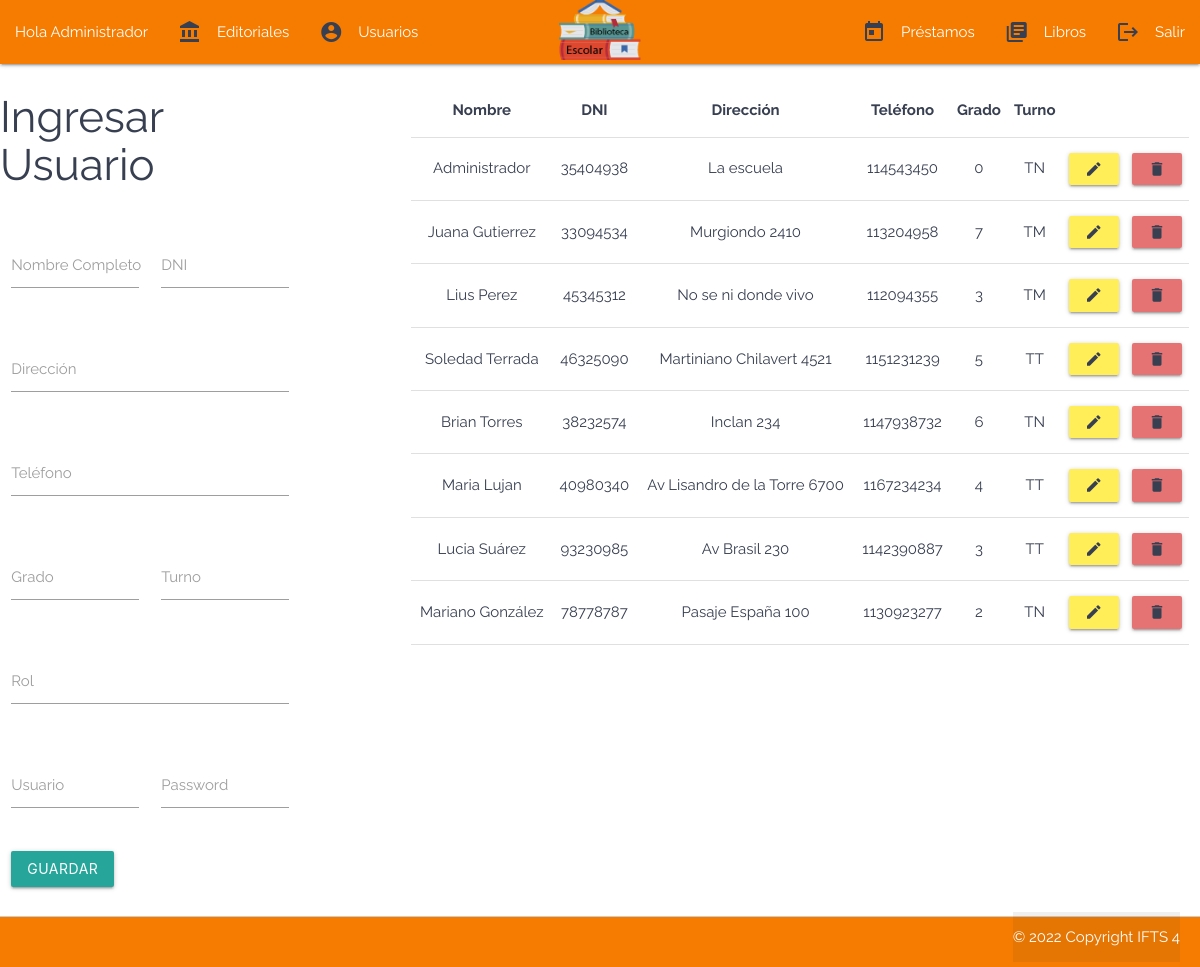
/views/user/profile.php (signed in), run on the app's committed database.
### tables this page shows
CREATE TABLE `users` (
  `id_user` int(11) NOT NULL,
  `full_name` varchar(150) NOT NULL,
  `identification_document` varchar(10) NOT NULL,
  `address` varchar(150) NOT NULL,
  `phone` varchar(20) NOT NULL,
  `grade` int(2) DEFAULT NULL,
  `shift` enum('TM','TT','TN','') NOT NULL,
  `role` enum('docente','alumno','admin','') NOT NULL DEFAULT 'alumno',
  `user` varchar(50) NOT NULL,
  `password` varchar(250) NOT NULL,
  `id_book_rental` int(11) DEFAULT NULL
);

### views/user/profile.php (the view, shortened to what this page needs)
<?php
include('../../controllers/connection.php');
$id = $_SESSION["id_user"];
require_once "../partials/header_index.php";
require_once "../partials/navbar.php";
$query_user = "SELECT * FROM users WHERE id_user = $id";
$result_user = mysqli_query($mysqli, $query_user);
$query_users = "SELECT * FROM users";
$result_users = mysqli_query($mysqli, $query_users);
?>
<?php
if ($_SESSION['role'] != "alumno") { ?>
<div class="row">
    <div class="col m3">
        <div class="row">
            <h3>Ingresar Usuario</h3>
        </div>
        <div class="row">
            <form class="col s12" action="../../controllers/save/save_user.php" method="POST">
                <div class="row">
                    <div class="input-field col s6">
                        <input id="nombreCompleto" type="text" class="validate" name="full_name" />
                        <label for="nombreCompleto">Nombre Completo</label>
                    </div>
                    <div class="input-field col s6">
                        <input id="dni" type="text" class="validate" name="id_dni" />
                        <label for="dni">DNI</label>
                    </div>
                </div>
                <div class="row">
                    <div class="input-field col s12">
                        <input id="address" type="text" class="validate" name="address" />
                        <label for="address">Dirección</label>
                    </div>
                </div>
                <div class="row">
                    <div class="input-field col s12">
                        <input id="phone" type="text" class="validate" name="phone" />
                        <label for="phone">Teléfono</label>
                    </div>
                </div>
                <div class="row">
                    <div class="input-field col s6">
                        <input id="grade" type="text" class="validate" name="grade" />
                        <label for="grade">Grado</label>
                    </div>
                    <div class="input-field col s6">
                        <label for="shift">Turno</label>
                        <input id="shift" type="text" class="validate" name="shift" />
                    </div>
                </div>
                <div class="row">
                    <?php if ($_SESSION['role'] === "admin") { ?>
                    <div class="input-field col s12">
                        <label for="role">Rol</label>
                        <input id="role" type="text" class="validate" name="role" />
                    </div>
                    <?php } ?>
                </div>
                <div class="row">
                    <div class="input-field col s6">
                        <label for="user">Usuario</label>
                        <input id="user" type="text" class="validate" name="user" />
                    </div>
                    <div class="input-field col s6">
                        <label for="password">Password</label>
                        <input id="password" type="password" class="validate" name="password" />
                    </div>
                </div>
                <input type="submit" id="btnGuardar" class="btn" value="Guardar" name="btnSave" />
            </form>
        </div>
    </div>
    <div class="col m1"></div>
    <div class="col m8 s4 m7" id="contenedor">
        <table class="responsive-table centered" id="tabla">
            <thead>
                <tr>
                    <th>Nombre</th>
                    <th>DNI</th>
                    <th>Dirección</th>
                    <th>Teléfono</th>
                    <th>Grado</th>
                    <th>Turno</th>
                    <th></th>
                </tr>
            </thead>
            <tbody id="table-body">
                <?php foreach ($result_users as $key => $value) { ?>
                <tr>
                    <td>
                        <?php echo $value['full_name'] ?>
                    </td>
                    <td>
                        <?php echo $value['identification_document'] ?>
                    </td>
                    <td>
                        <?php echo $value['address'] ?>
                    </td>
                    <td>
                        <?php echo $value['phone'] ?>
                    </td>
                    <td>
                        <?php echo $value['grade'] ?>
                    </td>
                    <td>
                        <?php echo $value['shift'] ?>
                    </td>
                    <?php if ($_SESSION['role'] != "alumno") { ?>
                    <td>
                        <a href="#modalEdit<?php echo $value['id_user']; ?>" id=<?php echo $value['id_user'] ?>
                            class="btn btn-small yellow lighten-1 modal-trigger" name="btnEditar">
                            <i class="material-icons">edit</i>
                        </a>
                    </td>
                    <?php if ($_SESSION['role'] === "admin") { ?>
                    <td>
                        <a href="#modalDelete<?php echo $value['id_user']; ?>" id=<?php echo $value['id_user']; ?>
                            class="btn btn-small red lighten-2 modal-trigger" name="btnEliminar">
                            <i class="material-icons">delete</i>
                        </a>
                    </td>
                    <?php } ?>
                    <?php } ?>
                </tr>
                <?php } ?>
            </tbody>
        </table>
    </div>
</div>
</div>
<?php } ?>
<?php
require_once "../partials/footer_index.php";
?>

### public/css/styles.css (style rules this page uses)
* { margin: 0; padding: 0; box-sizing: border-box; font-family: 'Raleway', sans-serif; text-decoration: none; color: #373F51; list-style: none; }

### data on the page
users: full_name "Administrador", identification_document "35404938", address "La escuela", phone "114543450", grade "0", shift "TN"
users: full_name "Juana Gutierrez", identification_document "33094534", address "Murgiondo 2410", phone "113204958", grade "7", shift "TM"
users: full_name "Lius Perez", identification_document "45345312", address "No se ni donde vivo", phone "112094355", grade "3", shift "TM"
users: full_name "Soledad Terrada", identification_document "46325090", address "Martiniano Chilavert 4521", phone "1151231239", grade "5", shift "TT"
users: full_name "Brian Torres", identification_document "38232574", address "Inclan 234", phone "1147938732", grade "6", shift "TN"
users: full_name "Maria Lujan", identification_document "40980340", address "Av Lisandro de la Torre 6700", phone "1167234234", grade "4", shift "TT"
users: full_name "Lucia Suárez", identification_document "93230985", address "Av Brasil 230", phone "1142390887", grade "3", shift "TT"
users: full_name "Mariano González", identification_document "78778787", address "Pasaje España 100", phone "1130923277", grade "2", shift "TN"

### other printed values
$_SESSION['full_name'] "Administrador"
